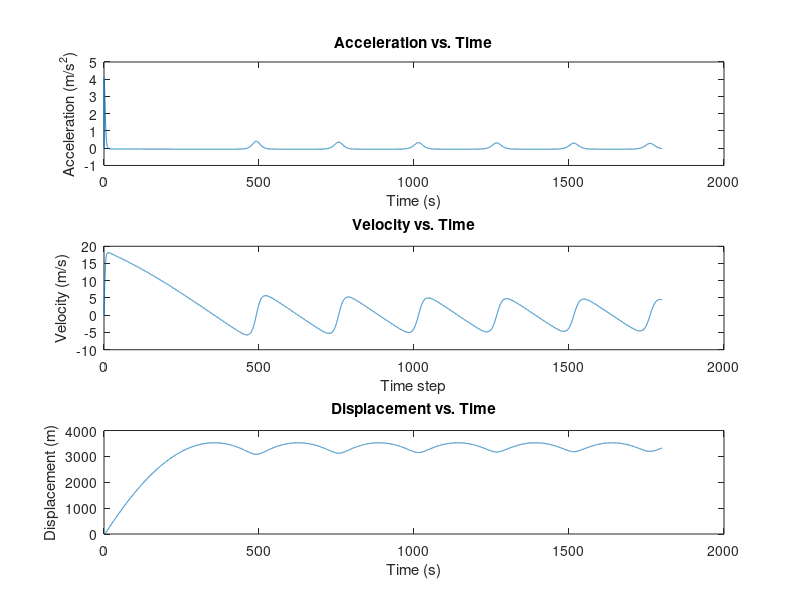

The MATLAB source for this figure: (Note: this script raises an error after producing the figure.)
% MODEL 2: referenceArea = blade AREA, blade velo =
% (rpm/60)*2*pi*(bladeDiameter/2) -> OUTERMOST VELO

% Bell 206 Jet Ranger
% Define constants
% lift = 1/2*(airDensity*(velo**2)*referenceArea*liftCoefficient)
% airResistance = 1/2*(airDensity*v^2*dragCoefficient*crossArea)
% airDensity = (101.29*((15.04-0.00649*r+273.1)/288.08)^(5.256))/(0.2869*(15.04-0.00649*r+273.1));
bladeDiameter = 10.15;
rpm = 394; % approx 394
passengers = 1; % 1-5
emptyMass = 730;
mass = emptyMass + (passengers*62); % avg weight of person = 62
velo = (rpm/60)*2*pi*(bladeDiameter/2); % Not sure if angular velo or avg velo or get all sep lifts and add them

bladeWidth = 0.33528;
% pi*((bladeDiameter/2)^2)
referenceArea = bladeWidth*bladeDiameter;
liftCoefficient = 0.12;

G = 6.67430e-11;
mEarth = 5.9722e24;
rEarth = 6371000;

dragCoefficient = 1; % approx 0.8 - 1.2
crossArea = 15.12;

% Time
t_start = 0;
t_end = 1800; % Change for diff time intervals
dt = 0.1;
time = t_start:dt:t_end;

% Init arrays for pos, velo, and accel
num_steps = length(time);
r = zeros(1, num_steps); % Pos
v = zeros(1, num_steps); % Velo
accel = zeros(1, num_steps); % Accel

% Init conditions
r(1) = 0;
v(1) = 0;

% Computes acceleration and displacement over time
for i = 2:num_steps
    % Fnet = ma -> Accel = (lift-weight-airResistance)/mass
    
    airDensity = (101.29*((15.04-0.00649*r(i-1)+273.1)/288.08)^(5.256))/(0.2869*(15.04-0.00649*r(i-1)+273.1));
    airResistance = 1/2*(airDensity*(v(i-1)^2)*dragCoefficient*crossArea);
    
    accel(i) = ((1/2*(airDensity*(velo^2)*referenceArea*liftCoefficient))-(G*((mass*mEarth)/((r(i-1)+rEarth)^2)))-airResistance)/mass;
    
    v(i)=v(i-1)+accel(i)*dt;
    r(i)=r(i-1)+v(i)*dt;
end

% Plotting
figure;

subplot(3,1,1);
plot(time, accel);
title('Acceleration vs. Time');
xlabel('Time (s)');
ylabel('Acceleration (m/s^2)');

subplot(3, 1, 2);
plot(time, v);
xlabel('Time step');
ylabel('Velocity (m/s)');
title('Velocity vs. Time');

subplot(3,1,3);
plot(time, r);
title('Displacement vs. Time');
xlabel('Time (s)');
ylabel('Displacement (m)');

sgtitle('Helicopter Vertical Motion');
